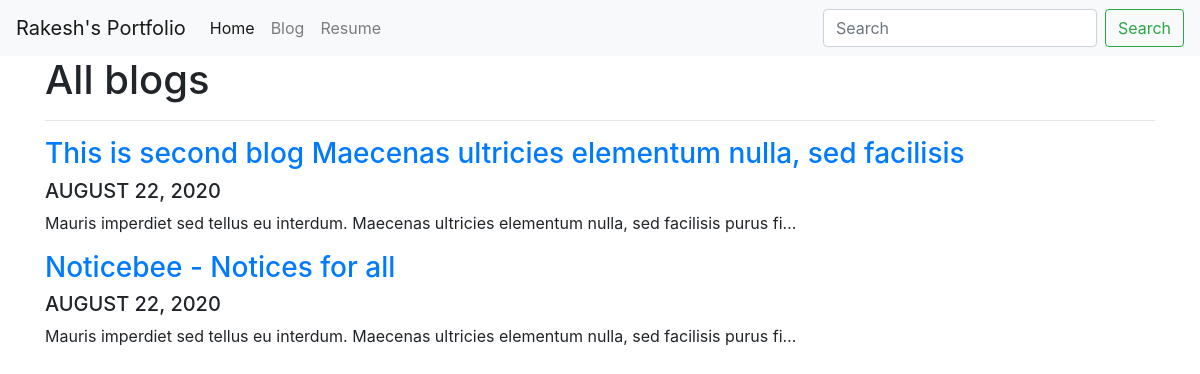
Page /blog/ on the earlier database version.
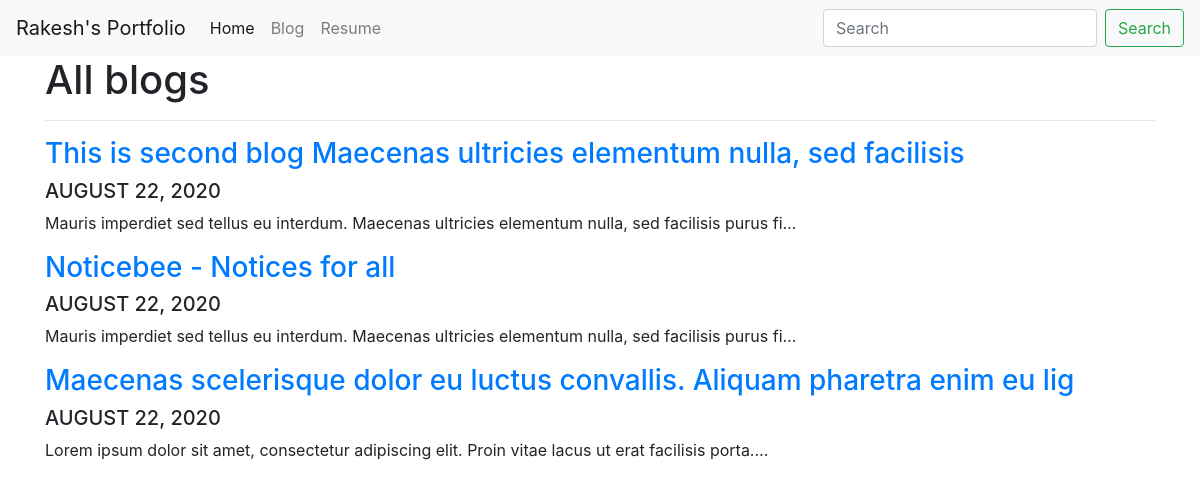
Same page on the later database version.
### blog/models.py (models this page shows, shortened)
class Blog(models.Model):
    title = models.CharField(max_length=200)
    description = models.TextField()
    created_ts = models.DateField(auto_now=True)

### blog/views.py (the view)
# urls.py: path('', views.all_blogs, name = 'all_blogs'),
def all_blogs(request):
    all_blogs = Blog.objects.order_by('-created_ts')
    return render(request, 'blog/all_blogs.html', {'all_blogs':all_blogs})

### blog/templates/blog/all_blogs.html
{% extends 'portfolio/base.html' %}
{% load static %}
{% block 'content' %}
    <div class="container">
        <div class="row">
            <div class="col-md-12">
            <h1>All blogs</h1>
                <hr>
                {% for blog in all_blogs %}
                    <a href="{% url 'blog:detail' blog.id %}"><h3>{{ blog.title }}</h3></a>
                    <h5>{{ blog.created_ts|date:'F d, Y'|upper }}</h5>
                    <p>{{ blog.description|striptags|truncatechars:100 }}</p>
                {% endfor %}
            </div>
        </div>
    </div>
{% endblock %}

Differences in the rows shown:
added Blog: title "Maecenas scelerisque dolor eu luctus convallis. Aliquam pharetra enim eu lig", created_ts "AUGUST 22, 2020", description "Lorem ipsum dolor sit amet, consectetur adipiscing elit. Proin vitae lacus ut erat facilisis porta.…"
